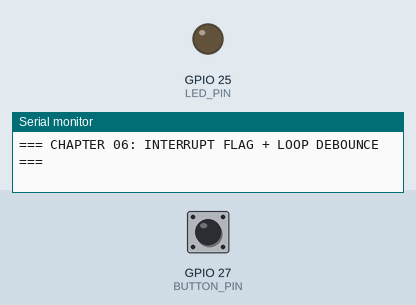
The sketch below on a simulated ESP32. Parts: output pins drawn as LEDs (lit = HIGH), the last lines printed to the serial monitor. The test bench sets the inputs (shaded band); at power-on: GPIO 27 (BUTTON_PIN) HIGH.

Above: at 1.4 s.
1.5 s: GPIO 27 (BUTTON_PIN) pulled LOW for 0.15 s
At 2.1 s:
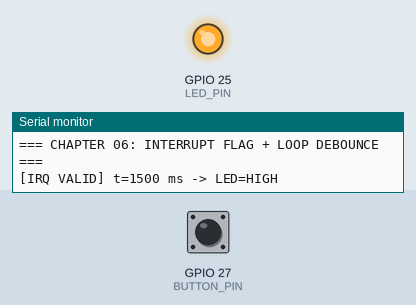
3.1 s: GPIO 27 (BUTTON_PIN) pulled LOW for 1 s
At 4.4 s:
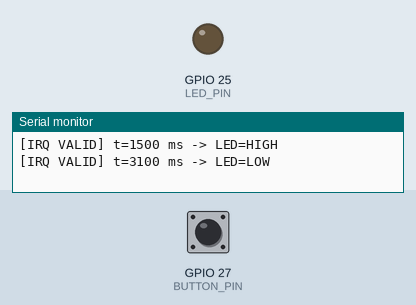
5.6 s: GPIO 27 (BUTTON_PIN) pulled LOW for 3.2 s
At 6.3 s:
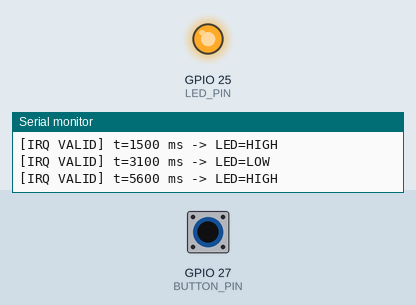
Timing chart, 0 to 8.6 s (numbered marks = the images above; inputs shaded):
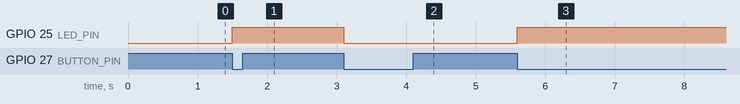

Measured:
- after the input at 1.5 s, GPIO 25 (LED_PIN): LOW → HIGH at once
- after the input at 3.1 s, GPIO 25 (LED_PIN): HIGH → LOW at once
- after the input at 5.6 s, GPIO 25 (LED_PIN): LOW → HIGH at once

The sketch:

ex02_interrupt_flag.ino
```cpp
// Chapter 06 — Contoh 2: External Interrupt (ISR) dengan IRAM_ATTR & Debounce Aman di loop()
// Target board: ESP32-DevKitC V4 (ESP32-WROOM-32)
// Aturan penting ISR ESP32:
//   1. Pasang IRAM_ATTR agar handler selalu berada di RAM cepat.
//   2. Jangan memanggil Serial.print() atau delay() di dalam ISR!
//   3. Gunakan variabel volatile untuk flag komunikasi dari ISR ke loop().

#include <Arduino.h>
#include <cstdint>

constexpr uint8_t BUTTON_PIN = 27;
constexpr uint8_t LED_PIN    = 25;
constexpr uint32_t DEBOUNCE_MS = 50;

volatile bool irqTriggered = false;
volatile uint32_t irqTimeMs = 0;

bool ledState = false;
uint32_t lastHandledMs = 0;

void IRAM_ATTR onButtonFalling() {
  irqTimeMs = millis();
  irqTriggered = true;
}

void setup() {
  Serial.begin(115200);
  delay(200);
  pinMode(BUTTON_PIN, INPUT_PULLUP);
  pinMode(LED_PIN, OUTPUT);
  digitalWrite(LED_PIN, LOW);

  attachInterrupt(digitalPinToInterrupt(BUTTON_PIN), onButtonFalling, FALLING);
  Serial.println("=== CHAPTER 06: INTERRUPT FLAG + LOOP DEBOUNCE ===");
}

void loop() {
  if (irqTriggered) {
    noInterrupts();
    const uint32_t t = irqTimeMs;
    irqTriggered = false;
    interrupts();

    // Saring pantulan lanjutan dalam jendela lockout 50 ms
    if ((uint32_t)(t - lastHandledMs) >= DEBOUNCE_MS && digitalRead(BUTTON_PIN) == LOW) {
      lastHandledMs = t;
      ledState = !ledState;
      digitalWrite(LED_PIN, ledState ? HIGH : LOW);
      Serial.printf("[IRQ VALID] t=%lu ms -> LED=%s\n",
                    static_cast<unsigned long>(t),
                    ledState ? "HIGH" : "LOW");
    }
  }
}
```
